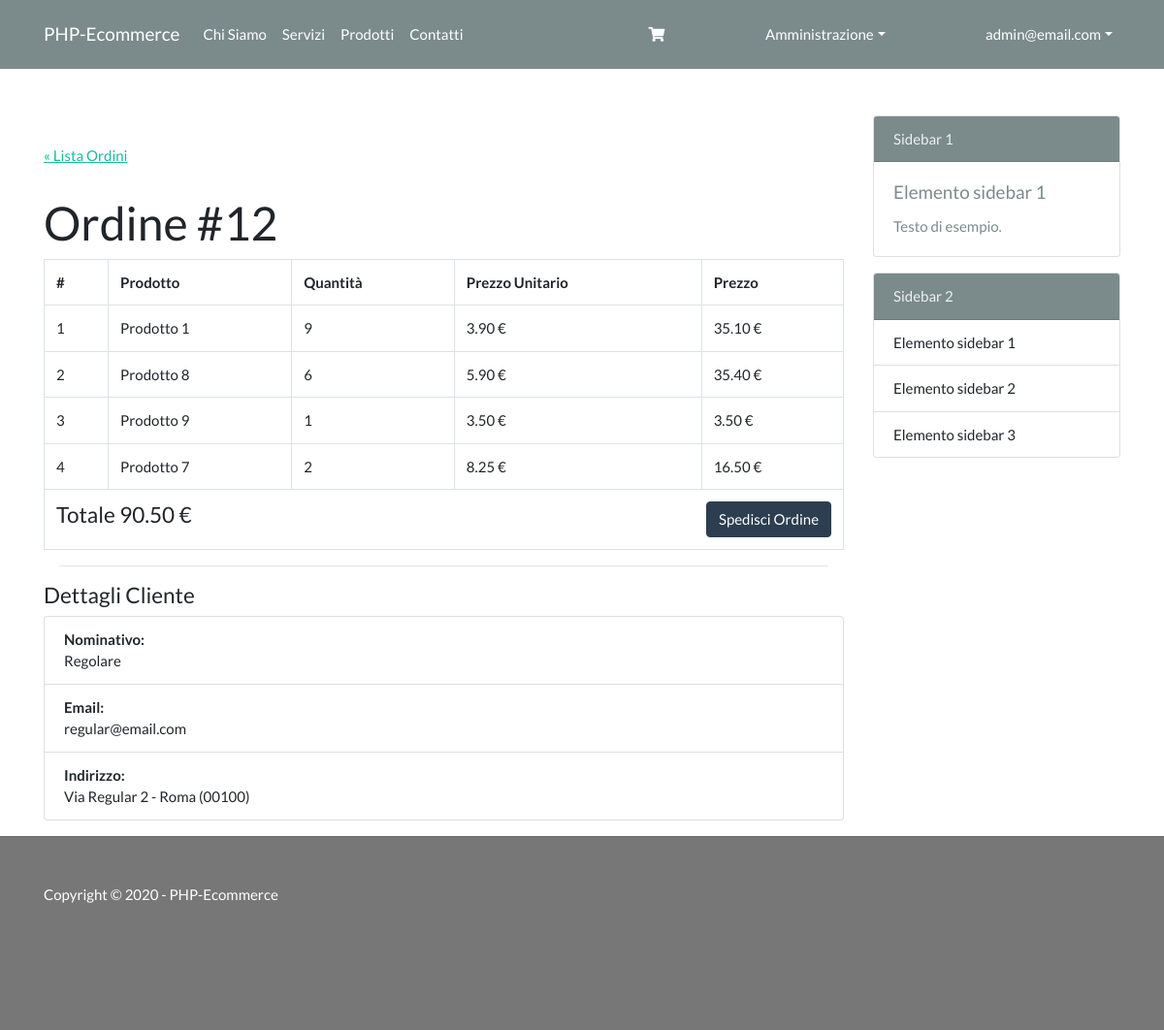
Page /php-ecommerce/admin?page=process-order&id=12 (signed in) on the committed database.
### tables this page shows
CREATE TABLE `order_item` (
  `id` int(11) NOT NULL,
  `order_id` int(11) NOT NULL,
  `product_id` int(11) NOT NULL,
  `quantity` int(11) NOT NULL
);

CREATE TABLE `product` (
  `id` int(11) NOT NULL,
  `name` varchar(50) NOT NULL,
  `description` text NOT NULL,
  `category_id` int(11) NOT NULL,
  `price` decimal(10,2) NOT NULL DEFAULT '0.00'
);

CREATE TABLE `user` (
  `id` int(11) NOT NULL,
  `first_name` varchar(50) NOT NULL,
  `last_name` varchar(50) NOT NULL,
  `email` varchar(100) NOT NULL,
  `created_at` timestamp NOT NULL DEFAULT CURRENT_TIMESTAMP,
  `user_type` varchar(50) NOT NULL,
  `password` varchar(255) NOT NULL
);

CREATE TABLE `address` (
  `id` int(11) NOT NULL,
  `user_id` int(11) NOT NULL,
  `street` varchar(255) DEFAULT NULL,
  `city` varchar(50) DEFAULT NULL,
  `cap` varchar(50) DEFAULT NULL
);

### php-ecommerce/inc/functions.php (called while the page is built, shortened)
<?php
 function esc($str) {
    global $conn;
    return mysqli_real_escape_string($conn, htmlspecialchars($str));
  }
  function esc_html($str) {
    return htmlspecialchars($str);
  }

### php-ecommerce/classes/DB.php (called while the page is built, shortened)
<?php
class DB {
  public $pdo;
  public function __construct() {
    $this->pdo = new PDO('mysql:dbname='. DB_NAME .';host=' . DB_HOST, DB_USER, DB_PASS);
  }
  public function query($sql) {
    $q = $this->pdo->query($sql);
    $data = $q->fetchAll();
    return $data;
  }
}
class DBManager {
  public function __construct(){
    $this->db = new DB();
  }
}

### php-ecommerce/classes/Cart.php (called while the page is built, shortened)
<?php
  class OrderManager extends DBManager {
    public function getEmailAndName($orderId){
      $result = $this->db->query("CALL get_order_email ($orderId)");
      return $result[0];
    }
    public function getOrderTotal($orderId) {
      $result = $this->db->query("CALL order_total ($orderId)");
      return $result;
    }
    public function getOrderItems($orderId){
      $result = $this->db->query("CALL order_items ($orderId)");
      return $result;
    }
    public function getUserAddress($userId){
      $result = $this->db->query("SELECT street, city, cap FROM address WHERE user_id = $userId");
      return $result ? $result[0] : null;
    }
  }

### php-ecommerce/admin/pages/process-order.php (the view, shortened to what this page needs)
<?php
  $orderId = esc($_GET['id']);
  $orderMgr = new OrderManager();
  $orderItems = $orderMgr->getOrderItems($orderId);
  $orderTotal = $orderMgr->getOrderTotal($orderId)[0];
  $address = $orderMgr->getUserAddress($orderTotal['user_id']);
  $email = $orderMgr->getEmailAndName($orderId)['email'];
  $first_name = $orderMgr->getEmailAndName($orderId)['first_name'];
  $status = $orderItems[0]['order_status'];
  $count = 0;
?>
<a href="<?php echo ROOT_URL . 'admin?page=orders-list'; ?>" class="back underline">&laquo; Lista Ordini</a>
<h1 cass="mb-4">Ordine #<?php echo esc_html($orderId); ?></h1>
  <table class="table table-bordered">
    <tr>
      <th class="big-screen">#</th>
      <th>Prodotto</th>
      <th>Quantità</th>
      <th class="big-screen">Prezzo Unitario</th>
      <th>Prezzo</th>
    </tr>
  <?php foreach ($orderItems as $item) : $count++; ?>
    <tr>
      <td class="big-screen"><?php echo $count; ?></td>
      <td class="big-screen"><?php echo esc_html($item['product_name']); ?></td>
      <td><?php echo esc_html($item['quantity']); ?></td>
      <td><?php echo esc_html($item['single_price']); ?> €</td>
      <td><?php echo esc_html($item['total_price']); ?> €</td>
    </tr>
  <?php endforeach; $count=0; ?>
  <tr>
    <th colspan="100%">
      <h4 class="inline">Totale <?php echo $orderTotal['total']; ?> €</h4>
      <?php if ($status == 'pending') : ?>
      <form method="post" class="inline right">
        <input onclick="return confirm('Confermi spedizione ordine n. #<?php echo esc_html($orderId); ?> ?');" name="ship_order" type="submit" class="btn btn-primary m-0" value="Spedisci Ordine">
      </form>
      <?php else : ?>
        <h4 class="inline right"><span class="badge badge-secondary badge-pill">Ordine spedito</span></h4>
      <?php endif; ?>
    </th>
  </tr>
</table>
<hr class="m-3">
<?php if ($address) : ?>
  <h4>Dettagli Cliente</h4>
  <ul class="list-group">
    <li class="list-group-item">
      <strong>Nominativo: </strong><br>
      <?php echo esc_html($first_name); ?>
    </li>
    <li class="list-group-item">
      <strong>Email: </strong><br>
      <?php echo esc_html($email); ?>
    </li>
    <li class="list-group-item">
      <strong>Indirizzo: </strong><br>
      <?php echo esc_html($address['street']); ?> - <?php echo esc_html($address['city']); ?> (<?php echo esc_html($address['cap']); ?>)
    </li>
  </ul>
<?php endif; ?>

### php-ecommerce/assets/css/style.css (style rules this page uses)
.right { float: right; }
a.back { padding: 30px 0; display: inline-block; }
a.underline { text-decoration: underline; }
.inline { display: inline; }

### rows in the picture
order_item: product.name "Prodotto 1", quantity "9", single_price "3.90", total_price "35.10"
order_item: product.name "Prodotto 8", quantity "6", single_price "5.90", total_price "35.40"
order_item: product.name "Prodotto 9", quantity "1", single_price "3.50", total_price "3.50"
order_item: product.name "Prodotto 7", quantity "2", single_price "8.25", total_price "16.50"
user: first_name "Regolare", email "regular@email.com"
address: street "Via Regular 2", city "Roma", cap "00100"

### other values in the picture
SITE_NAME "PHP-Ecommerce"
$loggedInUser->email "admin@email.com"
$orderId "12"
$orderTotal['total'] "90.50"
